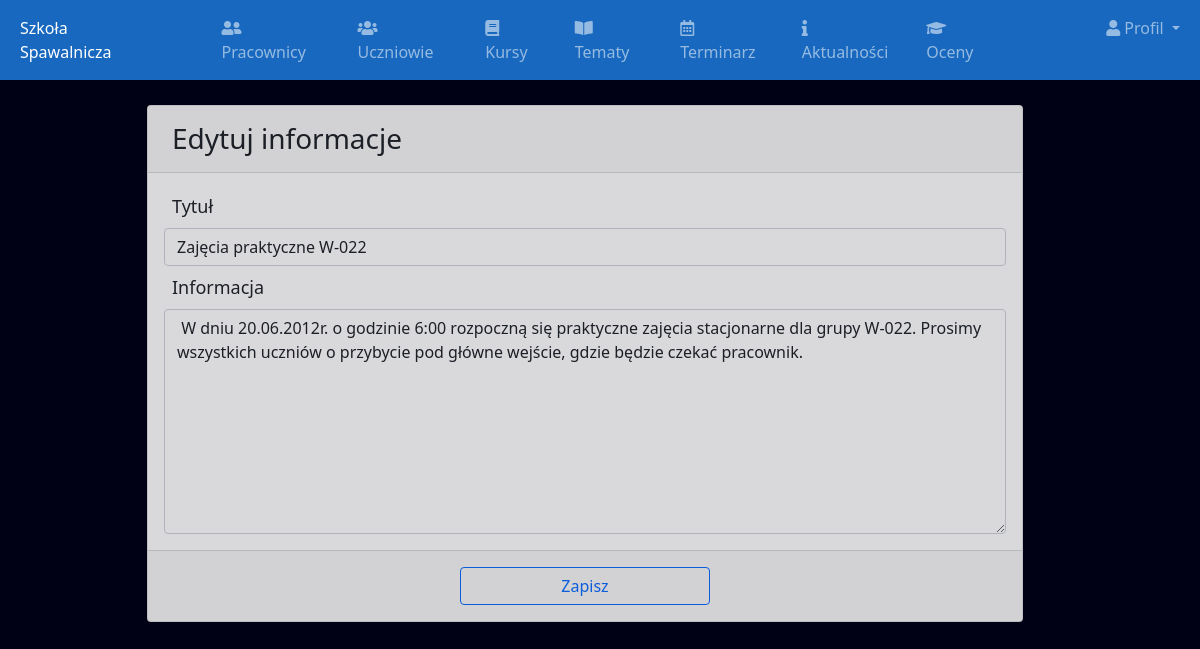
Screenshot of /admineditinformation/1 (signed in) with the database file from the repository.
### school/models.py (models this page shows)
class Informations(models.Model):
    id=models.AutoField(primary_key=True)
    title=models.CharField(max_length=300)
    content=models.CharField(max_length=1000)
    created_at=models.DateTimeField(auto_now_add=True)
    updated_at=models.DateTimeField(auto_now_add=True)
    objects=models.Manager()

### school/adminviews.py (the view)
# urls.py: path('admineditinformation/<str:info_id>', adminviews.admineditinformation,name="admineditinformation"),
def admineditinformation(request, info_id):
    info = Informations.objects.get(id = info_id)
    return render(request,"school/admin/admineditinformation.html",{"info":info,"id":info_id})

### school/logincheck.py (called while the page is built, shortened)
    def process_view(self,request,view_func,view_args,view_kwargs):
        modulename=view_func.__module__
        user=request.user
        if user.is_authenticated:
            if user.user_type == "1":
                if modulename == "school.adminviews":
                    pass
                elif modulename == "school.views":
                    pass
                else:
                    return HttpResponseRedirect(reverse("adminhome"))
            else:
                modulename == "school.views"
        else:
            if request.path == reverse("loginpage") or request.path == reverse("signin") or modulename == "django.contrib.auth.views" or request.path == reverse("home") or request.path == reverse("contact"):
                pass
            else:
                return HttpResponseRedirect(reverse("loginpage"))

### school/templates/school/admin/admineditinformation.html (shortened to what this page needs)
{% extends 'admin/adminbase.html' %}
{% block content %}
<section class="content">
    <div class="container-fluid">
        <div class="row">
            <div class="col-md-12">
                <div class="card card-primary">
                    <div class="card-header">
                        <h3 class="card-title  my-2 ms-2">Edytuj informacje</h3>
                    </div>
                    <form role="form" action="/admineditsaveinformation/" method="post">
                        <div class="card-body">
                            <div class="form-group">
                                <label class="label mb-2 mt-1 ms-2">Tytuł</label>
                                <input type="text" class="form-control" name="title" value="{{ info.title }}">
                            </div>
                            <div class="form-group">
                                <label class="label my-2 ms-2">Informacja</label>
                                <textarea type="text" class="info form-control" name="content"> {{ info.content }} </textarea>
                            </div>
                        </div>
                        <div class="card-footer">
                            <center>
                                <button type="submit" class="btn btn-outline-primary save my-2">Zapisz</button>
                            </center>
                        </div>
                    </form>
                </div>
            </div>
        </div>
    </div>
</section>
{% endblock %}

### school/templates/school/admin/adminbase.html (style rules this page uses)
body { background: #000115; }

### school/templates/school/admin/admineditinformation.html (style rules this page uses)
.content { width: 75%; top: 200px; left: 45%; transform: translate(15%, 25px); opacity: 85%; }
.label { font-size: 18px; }
.info { height: 225px; }
.btn.btn-outline-primary.save { width: 250px; height: 25x; }

### rows the page displays
Informations: title "Zajęcia praktyczne W-022", content "W dniu 20.06.2012r. o godzinie 6:00 rozpoczną się praktyczne zajęcia stacjonarne dla grupy W-022. Prosimy wszystkich uczniów o przybycie pod główne wejście, gdzie będzie czekać pracownik."
